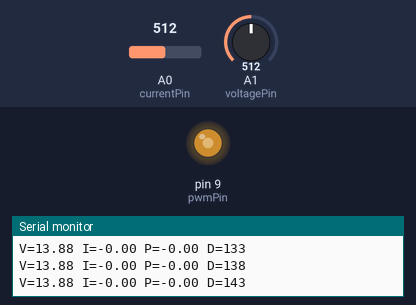
Bench run of a sketch on a simulated Arduino Uno, built with avr-gcc and run on an emulated ATmega328P. Shown: output pins drawn as LEDs (lit = HIGH), the last lines printed to the serial monitor. Inputs (shaded band) come from the test bench; at power-on: A1 (voltagePin) = 512, A0 (currentPin) = 512.

Above: at 1.7 s.
1.8 s: A1 (voltagePin) set to 384
4.8 s: A1 (voltagePin) set to 357
7.8 s: A0 (currentPin) set to 306
At 9.1 s:
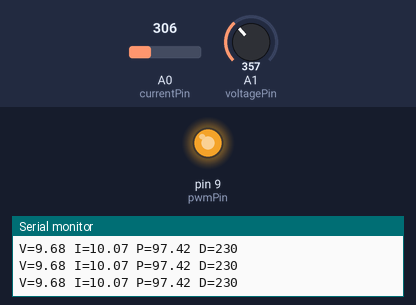
Timing chart, 0 to 10.8 s (numbered marks = the images above; inputs shaded):
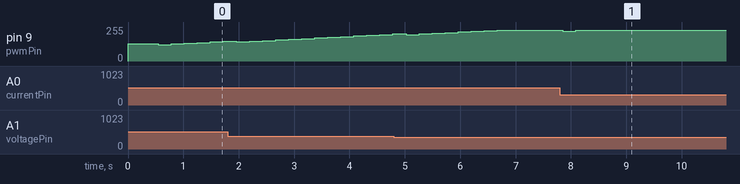

The sketch:

yarab_sahl_MPPT.ino
```cpp
// ----------- MPPT P&O for Arduino UNO -----------


const int voltagePin = A1;
const int currentPin = A0;
const int pwmPin = 9;


const float VOLTAGE_DIVIDER_FACTOR = 5.54545;
const float ACS_SENSITIVITY = 0.100;
float offsetCurrent = 3.506;


int dutyCycle = 128;
int step = 5;


float V = 0, I = 0, P = 0;
float P_prev = 0, V_prev = 0;


float readCurrent() {
  float sum = 0;
  const int samples = 20;

  for (int i = 0; i < samples; i++) {
    sum += analogRead(currentPin) * (5.0 / 1023.0);
    delay(1);
  }

  float voltageCurrent = sum / samples;
  float current = (voltageCurrent - offsetCurrent) / ACS_SENSITIVITY;
  return current;
}


float readVoltage() {
  float sum = 0;
  const int samples = 10;

  for (int i = 0; i < samples; i++) {
    sum += analogRead(voltagePin) * (5.0 / 1023.0) * VOLTAGE_DIVIDER_FACTOR;
    delay(1);
  }

  return sum / samples;
}

// ---------------------------------------------
void setup() {
  pinMode(pwmPin, OUTPUT);
  analogWrite(pwmPin, dutyCycle);
  Serial.begin(9600);


  long sum = 0;
  for (int i = 0; i < 100; i++) {
    sum += analogRead(currentPin);
    delay(5);
  }
  offsetCurrent = (sum / 100.0) * (5.0 / 1023.0);
  Serial.print("Offset calibrated: "); Serial.println(offsetCurrent, 3);
}

// ---------------------------------------------
void loop() {

  V = readVoltage();
  I = -readCurrent();


  P = V * I;
  if (P > P_prev) {
    if (V > V_prev)
      dutyCycle += step;
    else
      dutyCycle -= step;
  } else {
    if (V > V_prev)
      dutyCycle -= step;
    else
      dutyCycle += step;
  }


  dutyCycle = constrain(dutyCycle, 20, 230);
  analogWrite(pwmPin, dutyCycle);


  P_prev = P;
  V_prev = V;


  Serial.print("V="); Serial.print(V, 2);
  Serial.print(" I="); Serial.print(I, 2);
  Serial.print(" P="); Serial.print(P, 2);
  Serial.print(" D="); Serial.println(dutyCycle);

  delay(200);
}
```

Measured:
- after the input at 7.8 s, pin 9 (pwmPin): 230/255 → 225/255 after 0.05 s, → 230/255 0.24 s later
